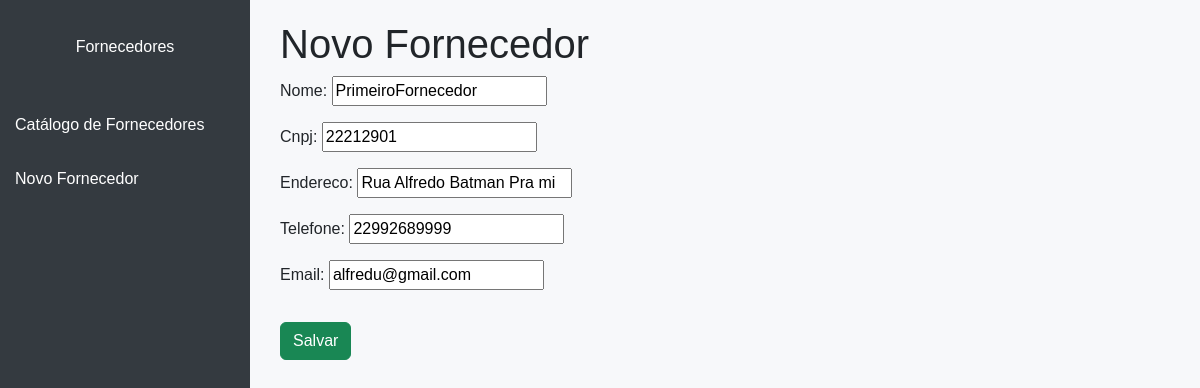
The page /fornecedor/2/update/ on the database as committed earlier.
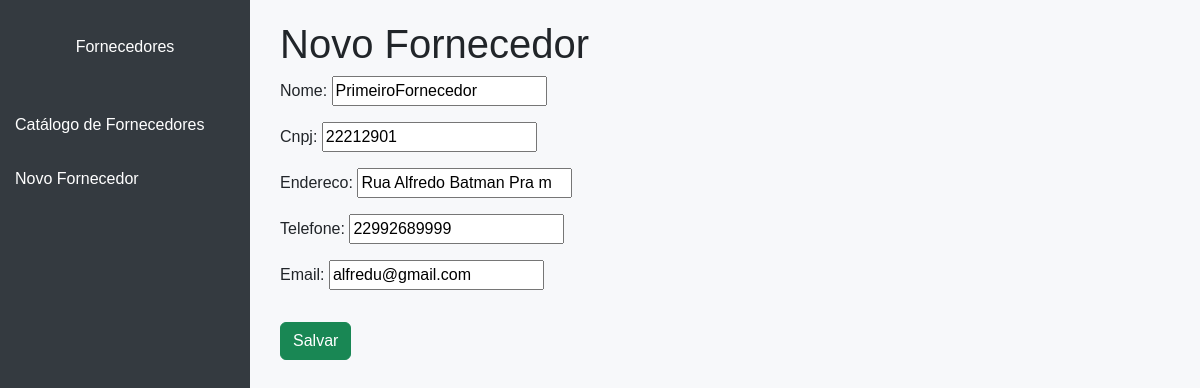
The same page on the database as committed later.
### cadfor/models.py (models this page shows)
class Fornecedor(models.Model):
    id_fornecedor = models.AutoField(primary_key=True)
    nome = models.CharField(max_length=255)
    cnpj = models.CharField(max_length=14, unique=True)
    endereco = models.CharField(max_length=255)
    telefone = models.CharField(max_length=15)
    email = models.EmailField(unique=True)

### cadfor/views.py (the view)
# urls.py: path("fornecedor/<int:pk>/update/", FornecedorUpdateView.as_view(), name="fornecedor_update"),
class FornecedorUpdateView(UpdateView):
    model = Fornecedor
    fields = ['nome', 'cnpj', 'endereco', 'telefone', 'email']
    success_url = reverse_lazy('fornecedor_list')

### cadfor/templates/cadfor/fornecedor_form.html (shortened to what this page needs)
<!DOCTYPE html>
<html lang="pt-BR">
<head>
    <link
        href="https://cdn.jsdelivr.net/npm/bootstrap@5.3.3/dist/css/bootstrap.min.css"
        rel="stylesheet"
    />
</head>
<body>
    <div class="sidebar">
        <a class="navbar-brand text-center mb-4" href="#">Fornecedores</a>
        <a href="{% url 'fornecedor_list' %}">Catálogo de Fornecedores</a>
        <a href="{% url 'fornecedor_create' %}">Novo Fornecedor</a>
    </div>
    <div class="content">
        <h1>Novo Fornecedor</h1>
        <form method="POST">
            {{ form.as_p }}
            <button type="submit" class="btn btn-success mt-3">Salvar</button>
        </form>
    </div>
</body>
</html>

Rows that differ between the two databases and show on the page:
changed Fornecedor "PrimeiroFornecedor": endereco "Rua Alfredo Batman Pra mi" → "Rua Alfredo Batman Pra m"
